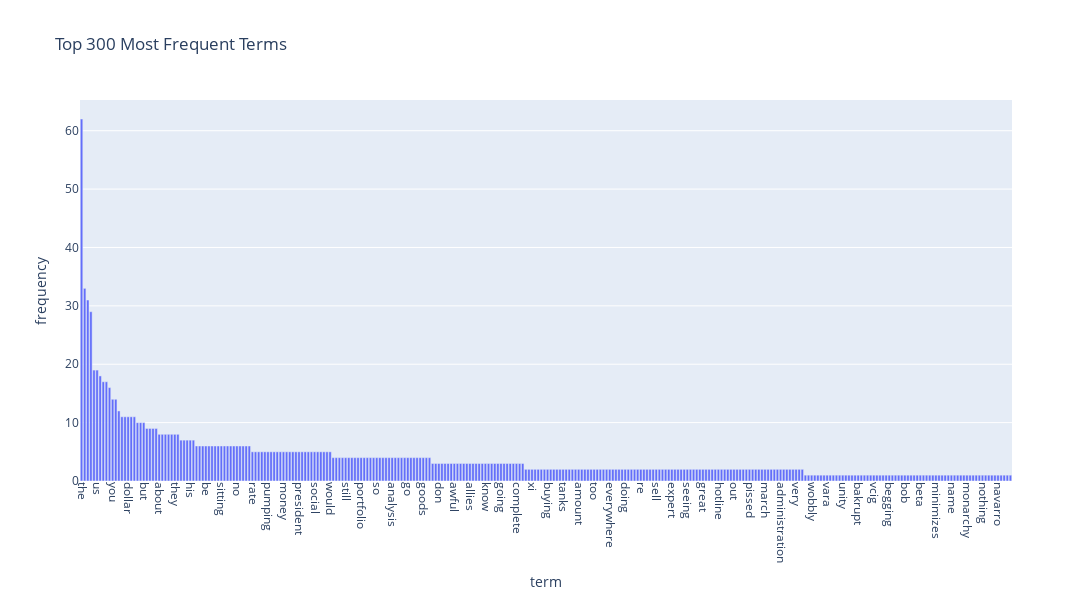

Here is the notebook cell this chart was saved with:
### Code cell
# Answer here
import plotly.express as px 

term_frequencies = np.asarray(X_counts.sum(axis=0))[0]# vectorize for get the terms most used

sorted_idx = np.argsort(term_frequencies)[::-1]# descending order of frecuency terms
top_n = 300

terms = count_vect.get_feature_names_out()[sorted_idx[:top_n]]# select top 300 common terms
freqs = term_frequencies[sorted_idx[:top_n]]
df_terms = pd.DataFrame({"term": terms, "frequency": freqs})
fig = px.bar(df_terms, x="term", y="frequency", title=f"Top {top_n} Most Frequent Terms")

fig.update_layout(# to order it nicer!
    xaxis_tickangle=90,
    width=1400,
    height=600,
    bargap=0.2,
    font=dict(size=12)
)

fig.show()

### Figure 1 — Plotly figure (JSON) as saved in the notebook; plotly's stock layout.template omitted (floating-point values rounded to 4 significant figures; data arrays with more than 128 entries replaced by an {"elided": "..."} marker saying what was removed)
{"data": [{"hovertemplate": "term=%{x}<br>frequency=%{y}<extra></extra>", "legendgroup": "", "marker": {"color": "#636efa", "pattern": {"shape": ""}}, "name": "", "orientation": "v", "showlegend": false, "textposition": "auto", "type": "bar", "x": {"elided": "300 str values"}, "xaxis": "x", "y": {"elided": "300 int values"}, "yaxis": "y"}], "layout": {"bargap": 0.2, "barmode": "relative", "font": {"size": 12}, "height": 600, "legend": {"tracegroupgap": 0}, "title": {"text": "Top 300 Most Frequent Terms"}, "width": 1400, "xaxis": {"anchor": "y", "domain": [0, 1], "tickangle": 90, "title": {"text": "term"}}, "yaxis": {"anchor": "x", "domain": [0, 1], "title": {"text": "frequency"}}}}
